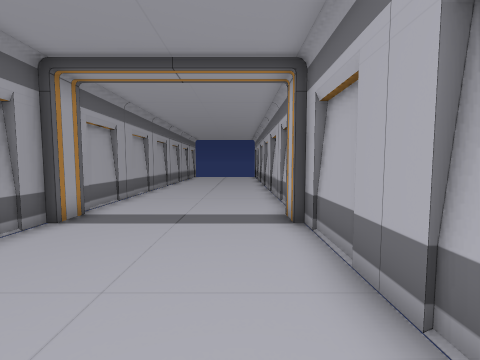
View 1 (above)

16 first-person views from a walk through a Unity game level. The camera is 1.4 m above the floor, tilts 4° down and sees 90° across. The floor is counted in squares, 1 m on a side. Each view is taken from the middle of a square. On the plan, view 1 faces up. The plan holds only what a view shows up to about 13 squares ahead; the rest is blank. The player is left out. Door leaves are left out, so doorways stand open. Some surface patterns are stand-ins.

View 2
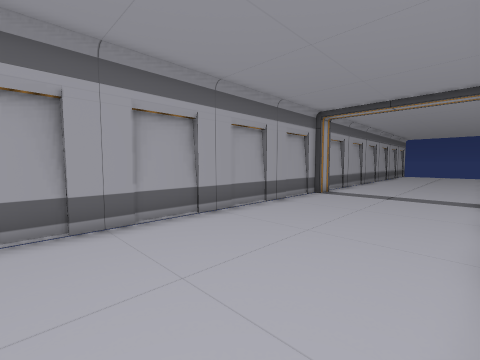

View 3
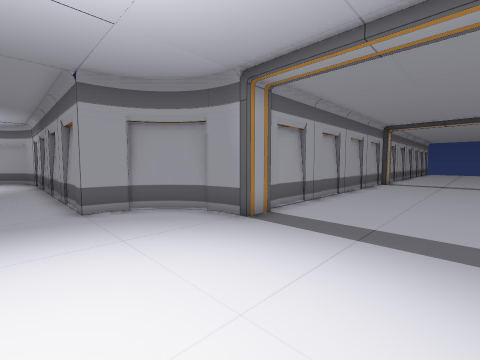

View 4
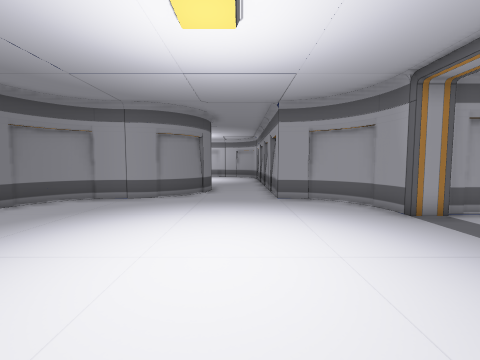

View 5
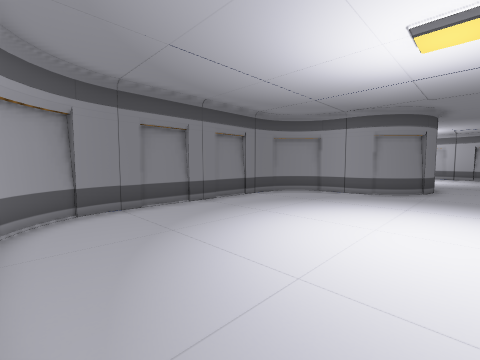

View 6
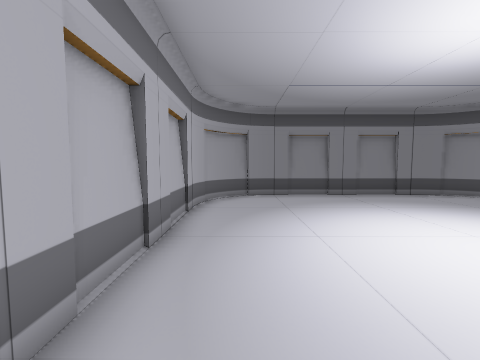

View 7
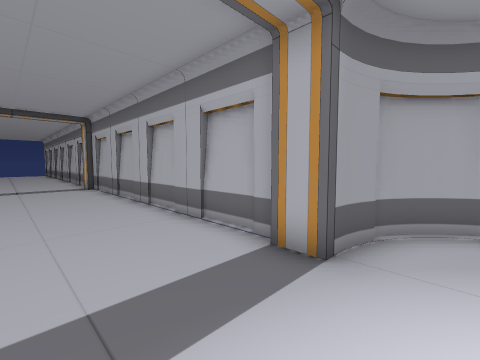

View 8
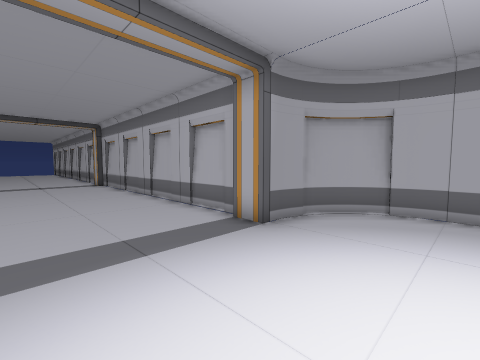

View 9
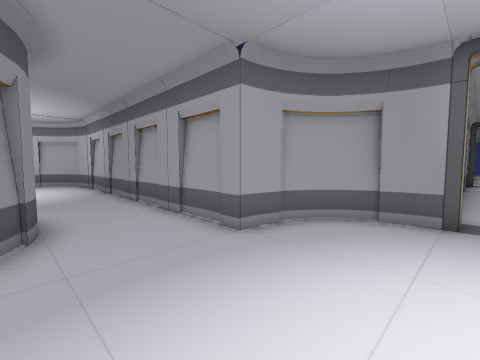

View 10
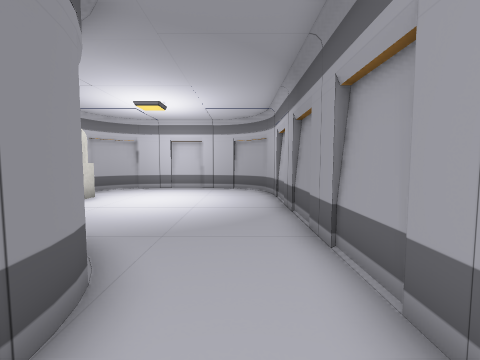

View 11
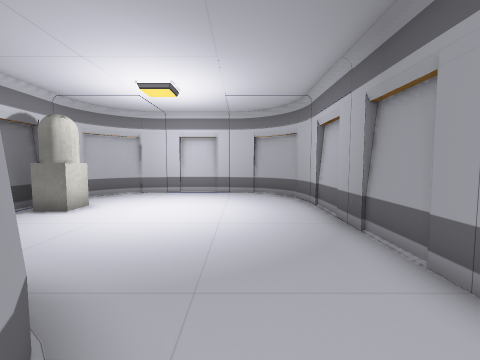

View 12
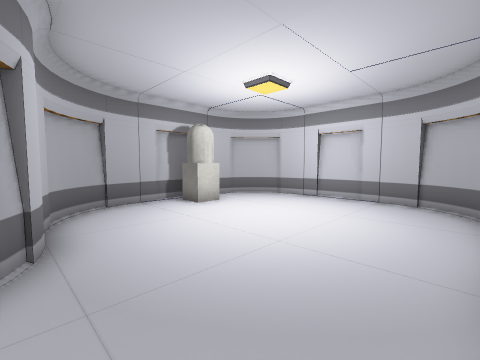

View 13
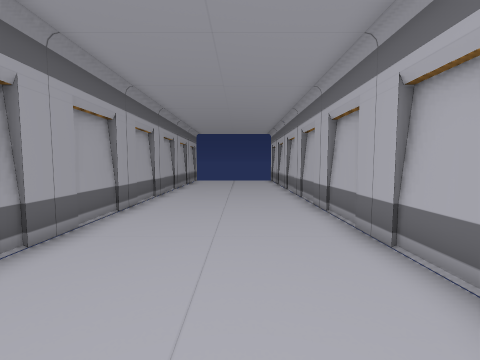

View 14
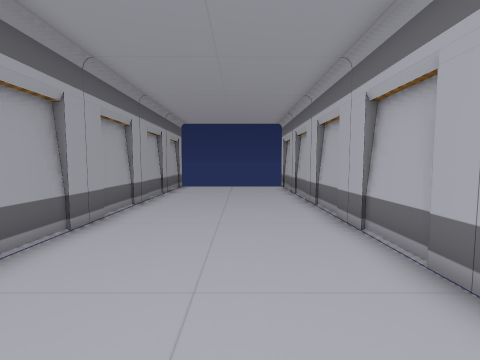

View 15
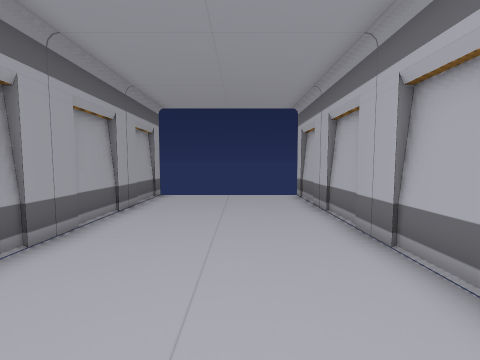

View 16
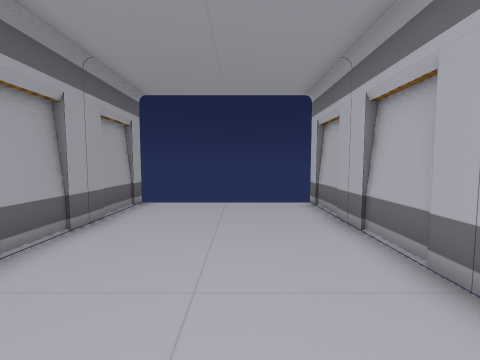

### Floor plan
Key: @ floor where view 1 was taken; # wall or solid block; . floor; D open door; O other object.
Columns run from 23 left of view 1 to 5 right of it. Each row starts with its distance up from view 1.
 25                   #      #
 24                   #......#
 23                   #......#
 22                   #......#
 21                   #......#
 20                   #......#
 19                   #......#
 18                   #......#
 17                   #......#
 16                   #......#
 15                   #......#
 14                   #......#
 13                   #......#
 12                   #......#
 11                   #......#
 10                   #......#
  9                   #......#
  8                   #......#
  7                   #......#
  6                   #DDDDDD#
  5                   #......#
  4                   #......#
  3                   #......#
  2                   #......#
  1                   #......#
  0                   #....@.#
 -1                   #......#
 -2                   #......#
 -3                   #......#
 -4                   #......#
 -5                   #......#
 -6                   #......#
 -7                  ##......##
 -8                 ##........##
 -9                ##..........##
-10   ##############............#
-11  ##.........................#
-12 ##..........................#
-13 #...........................#
-14 #..........####.............#
-15 #.........##  ##............#
-16 #.........#    #............#
-17 #.........#    #............#
-18 ##..OO...##    ##..........##
-19  ##.OO..##      ##........##
-20   #######        ##########

Positions as (right, up) in squares from view 1, and headings:
1: (0, 0), facing up
2: (1, -5), facing up-left
3: (0, -12), facing up-left
4: (2, -12), facing left
5: (4, -12), facing down-left
6: (3, -9), facing down
7: (-2, -9), facing up-right
8: (-3, -11), facing up-right
9: (-4, -14), facing up-left
10: (-9, -12), facing left
11: (-11, -13), facing left
12: (-13, -11), facing down-left
13: (-1, 5), facing up
14: (-1, 10), facing up
15: (-1, 14), facing up
16: (-1, 16), facing up
